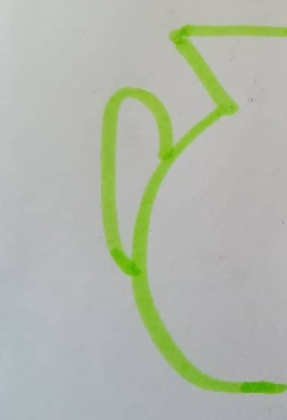
%> input picture excersiecs/elias-nazeriye/e5/e5.jpeg, 287 x 420 px, shrunk from 385 x 564 before the run
$ octave e5.m   (GNU Octave 9; MATLAB toolbox functions it lacks are replaced by stand-ins)
%> lines starting %> are read from the running program, lines starting %| are printed output that depends on the picture
close all;
clear all;
clc;

pic=imread("e5.jpeg");
%> pic is the input picture: size 420x287x3 uint8; mean R, G, B 177.4, 183.7, 170.7
pic = rgb2gray(pic);
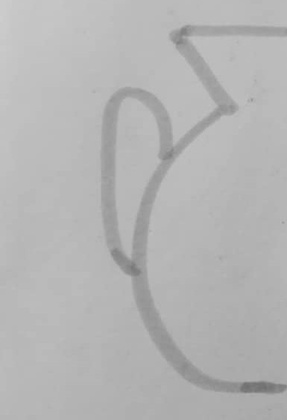
%> pic: size 420x287 uint8; min 110, max 206, mean 180.4
for x=1:size(pic,1)
   for y=1:size(pic,2)
       r(x,y) = pic(x,y);
       r(x,size(pic,2)+y)=pic(x,size(pic,2)-y+1);
   end
end
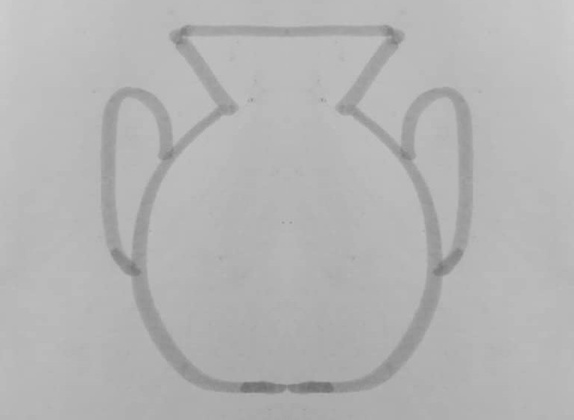
%> r: size 420x574 uint8; min 110, max 206, mean 180.4
imshow(r);
